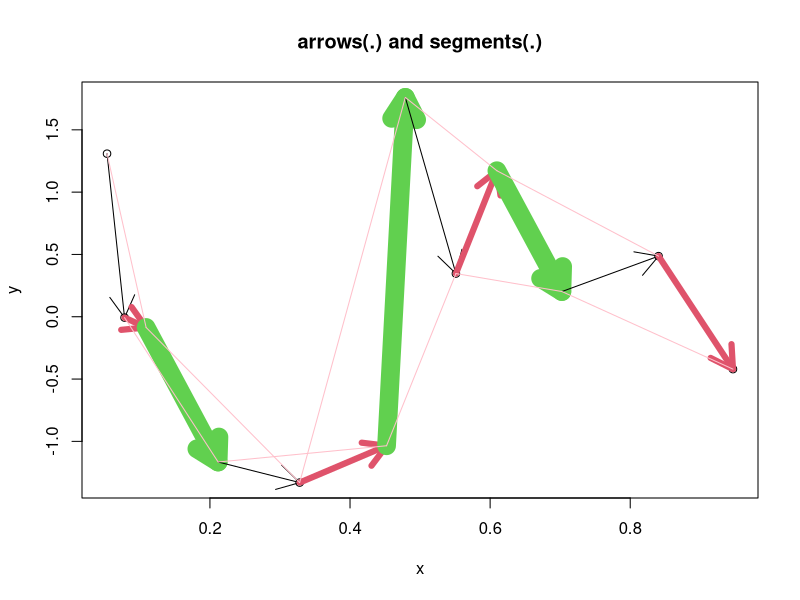

Generate this figure with R:
## ---- chunk 1
x <- stats::runif(12); y <- stats::rnorm(12)
i <- order(x, y); x <- x[i]; y <- y[i]
plot(x,y, main = "arrows(.) and segments(.)")
## draw arrows from point to point :
s <- seq(length(x)-1)  # one shorter than data
arrows(x[s], y[s], x[s+1], y[s+1], col = 1:3, lwd=c(1,6,18))
s <- s[-length(s)]
segments(x[s], y[s], x[s+2], y[s+2], col = "pink")
